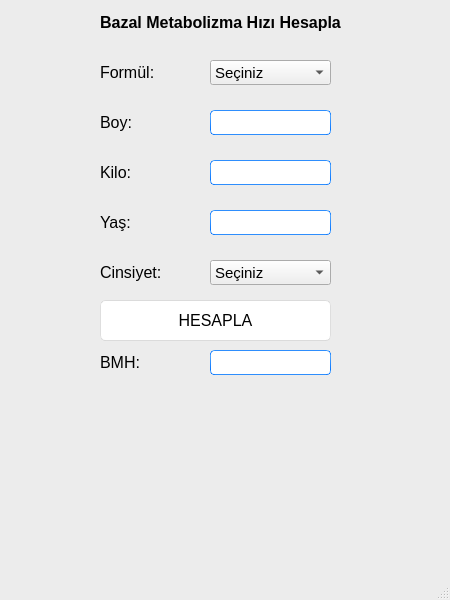
<?xml version="1.0" encoding="UTF-8"?>
<ui version="4.0">
 <class>MainWindow</class>
 <widget class="QMainWindow" name="MainWindow">
  <property name="geometry">
   <rect>
    <x>0</x>
    <y>0</y>
    <width>450</width>
    <height>600</height>
   </rect>
  </property>
  <property name="minimumSize">
   <size>
    <width>450</width>
    <height>600</height>
   </size>
  </property>
  <property name="maximumSize">
   <size>
    <width>450</width>
    <height>600</height>
   </size>
  </property>
  <property name="windowTitle">
   <string>MainWindow</string>
  </property>
  <property name="styleSheet">
   <string notr="true">/*
Aqua Style Sheet for QT Applications
Author: Jaime A. Quiroga P.
Company: GTRONICK
Last updated: 22/01/2019, 07:55.
Available at: https://github.com/GTRONICK/QSS/blob/master/Aqua.qss
*/
QMainWindow {
	background-color:#ececec;
}
QTextEdit {
	border-width: 1px;
	border-style: solid;
	border-color: qlineargradient(spread:pad, x1:0.5, y1:1, x2:0.5, y2:0, stop:0 rgba(0, 113, 255, 255), stop:1 rgba(91, 171, 252, 255));
}
QPlainTextEdit {
	border-width: 1px;
	border-style: solid;
	border-color: qlineargradient(spread:pad, x1:0.5, y1:1, x2:0.5, y2:0, stop:0 rgba(0, 113, 255, 255), stop:1 rgba(91, 171, 252, 255));
}
QToolButton {
	border-style: solid;
	border-top-color: qlineargradient(spread:pad, x1:0.5, y1:1, x2:0.5, y2:0, stop:0 rgb(215, 215, 215), stop:1 rgb(222, 222, 222));
	border-right-color: qlineargradient(spread:pad, x1:0, y1:0.5, x2:1, y2:0.5, stop:0 rgb(217, 217, 217), stop:1 rgb(227, 227, 227));
	border-left-color: qlineargradient(spread:pad, x1:0, y1:0.5, x2:1, y2:0.5, stop:0 rgb(227, 227, 227), stop:1 rgb(217, 217, 217));
	border-bottom-color: qlineargradient(spread:pad, x1:0.5, y1:1, x2:0.5, y2:0, stop:0 rgb(215, 215, 215), stop:1 rgb(222, 222, 222));
	border-width: 1px;
	border-radius: 5px;
	color: rgb(0,0,0);
	padding: 2px;
	background-color: rgb(255,255,255);
}
QToolButton:hover{
	border-style: solid;
	border-top-color: qlineargradient(spread:pad, x1:0.5, y1:1, x2:0.5, y2:0, stop:0 rgb(195, 195, 195), stop:1 rgb(222, 222, 222));
	border-right-color: qlineargradient(spread:pad, x1:0, y1:0.5, x2:1, y2:0.5, stop:0 rgb(197, 197, 197), stop:1 rgb(227, 227, 227));
	border-left-color: qlineargradient(spread:pad, x1:0, y1:0.5, x2:1, y2:0.5, stop:0 rgb(227, 227, 227), stop:1 rgb(197, 197, 197));
	border-bottom-color: qlineargradient(spread:pad, x1:0.5, y1:1, x2:0.5, y2:0, stop:0 rgb(195, 195, 195), stop:1 rgb(222, 222, 222));
	border-width: 1px;
	border-radius: 5px;
	color: rgb(0,0,0);
	padding: 2px;
	background-color: rgb(255,255,255);
}
QToolButton:pressed{
	border-style: solid;
	border-top-color: qlineargradient(spread:pad, x1:0.5, y1:1, x2:0.5, y2:0, stop:0 rgb(215, 215, 215), stop:1 rgb(222, 222, 222));
	border-right-color: qlineargradient(spread:pad, x1:0, y1:0.5, x2:1, y2:0.5, stop:0 rgb(217, 217, 217), stop:1 rgb(227, 227, 227));
	border-left-color: qlineargradient(spread:pad, x1:0, y1:0.5, x2:1, y2:0.5, stop:0 rgb(227, 227, 227), stop:1 rgb(217, 217, 217));
	border-bottom-color: qlineargradient(spread:pad, x1:0.5, y1:1, x2:0.5, y2:0, stop:0 rgb(215, 215, 215), stop:1 rgb(222, 222, 222));
	border-width: 1px;
	border-radius: 5px;
	color: rgb(0,0,0);
	padding: 2px;
	background-color: rgb(142,142,142);
}
QPushButton{
	border-style: solid;
	border-top-color: qlineargradient(spread:pad, x1:0.5, y1:1, x2:0.5, y2:0, stop:0 rgb(215, 215, 215), stop:1 rgb(222, 222, 222));
	border-right-color: qlineargradient(spread:pad, x1:0, y1:0.5, x2:1, y2:0.5, stop:0 rgb(217, 217, 217), stop:1 rgb(227, 227, 227));
	border-left-color: qlineargradient(spread:pad, x1:0, y1:0.5, x2:1, y2:0.5, stop:0 rgb(227, 227, 227), stop:1 rgb(217, 217, 217));
	border-bottom-color: qlineargradient(spread:pad, x1:0.5, y1:1, x2:0.5, y2:0, stop:0 rgb(215, 215, 215), stop:1 rgb(222, 222, 222));
	border-width: 1px;
	border-radius: 5px;
	color: rgb(0,0,0);
	padding: 2px;
	background-color: rgb(255,255,255);
}
QPushButton::default{
	border-style: solid;
	border-top-color: qlineargradient(spread:pad, x1:0.5, y1:1, x2:0.5, y2:0, stop:0 rgb(215, 215, 215), stop:1 rgb(222, 222, 222));
	border-right-color: qlineargradient(spread:pad, x1:0, y1:0.5, x2:1, y2:0.5, stop:0 rgb(217, 217, 217), stop:1 rgb(227, 227, 227));
	border-left-color: qlineargradient(spread:pad, x1:0, y1:0.5, x2:1, y2:0.5, stop:0 rgb(227, 227, 227), stop:1 rgb(217, 217, 217));
	border-bottom-color: qlineargradient(spread:pad, x1:0.5, y1:1, x2:0.5, y2:0, stop:0 rgb(215, 215, 215), stop:1 rgb(222, 222, 222));
	border-width: 1px;
	border-radius: 5px;
	color: rgb(0,0,0);
	padding: 2px;
	background-color: rgb(255,255,255);
}
QPushButton:hover{
	border-style: solid;
	border-top-color: qlineargradient(spread:pad, x1:0.5, y1:1, x2:0.5, y2:0, stop:0 rgb(195, 195, 195), stop:1 rgb(222, 222, 222));
	border-right-color: qlineargradient(spread:pad, x1:0, y1:0.5, x2:1, y2:0.5, stop:0 rgb(197, 197, 197), stop:1 rgb(227, 227, 227));
	border-left-color: qlineargradient(spread:pad, x1:0, y1:0.5, x2:1, y2:0.5, stop:0 rgb(227, 227, 227), stop:1 rgb(197, 197, 197));
	border-bottom-color: qlineargradient(spread:pad, x1:0.5, y1:1, x2:0.5, y2:0, stop:0 rgb(195, 195, 195), stop:1 rgb(222, 222, 222));
	border-width: 1px;
	border-radius: 5px;
	color: rgb(0,0,0);
	padding: 2px;
	background-color: rgb(255,255,255);
}
QPushButton:pressed{
	border-style: solid;
	border-top-color: qlineargradient(spread:pad, x1:0.5, y1:1, x2:0.5, y2:0, stop:0 rgb(215, 215, 215), stop:1 rgb(222, 222, 222));
	border-right-color: qlineargradient(spread:pad, x1:0, y1:0.5, x2:1, y2:0.5, stop:0 rgb(217, 217, 217), stop:1 rgb(227, 227, 227));
	border-left-color: qlineargradient(spread:pad, x1:0, y1:0.5, x2:1, y2:0.5, stop:0 rgb(227, 227, 227), stop:1 rgb(217, 217, 217));
	border-bottom-color: qlineargradient(spread:pad, x1:0.5, y1:1, x2:0.5, y2:0, stop:0 rgb(215, 215, 215), stop:1 rgb(222, 222, 222));
	border-width: 1px;
	border-radius: 5px;
	color: rgb(0,0,0);
	padding: 2px;
	background-color: rgb(142,142,142);
}
QPushButton:disabled{
	border-style: solid;
	border-top-color: qlineargradient(spread:pad, x1:0.5, y1:1, x2:0.5, y2:0, stop:0 rgb(215, 215, 215), stop:1 rgb(222, 222, 222));
	border-right-color: qlineargradient(spread:pad, x1:0, y1:0.5, x2:1, y2:0.5, stop:0 rgb(217, 217, 217), stop:1 rgb(227, 227, 227));
	border-left-color: qlineargradient(spread:pad, x1:0, y1:0.5, x2:1, y2:0.5, stop:0 rgb(227, 227, 227), stop:1 rgb(217, 217, 217));
	border-bottom-color: qlineargradient(spread:pad, x1:0.5, y1:1, x2:0.5, y2:0, stop:0 rgb(215, 215, 215), stop:1 rgb(222, 222, 222));
	border-width: 1px;
	border-radius: 5px;
	color: #808086;
	padding: 2px;
	background-color: rgb(142,142,142);
}
QLineEdit {
	border-width: 1px; border-radius: 4px;
	border-style: solid;
	border-color: qlineargradient(spread:pad, x1:0.5, y1:1, x2:0.5, y2:0, stop:0 rgba(0, 113, 255, 255), stop:1 rgba(91, 171, 252, 255));
}
QLabel {
	color: #000000;
}
QLCDNumber {
	color: rgb(0, 113, 255, 255);
}
QProgressBar {
	text-align: center;
	color: rgb(240, 240, 240);
	border-width: 1px; 
	border-radius: 10px;
	border-color: rgb(230, 230, 230);
	border-style: solid;
	background-color:rgb(207,207,207);
}
QProgressBar::chunk {
	background-color: qlineargradient(spread:pad, x1:0.5, y1:1, x2:0.5, y2:0, stop:0 rgba(49, 147, 250, 255), stop:1 rgba(34, 142, 255, 255));
	border-radius: 10px;
}
QMenuBar {
	background-color: qlineargradient(spread:pad, x1:0.5, y1:1, x2:0.5, y2:0, stop:0 rgba(207, 209, 207, 255), stop:1 rgba(230, 229, 230, 255));
}
QMenuBar::item {
	color: #000000;
  	spacing: 3px;
  	padding: 1px 4px;
	background-color: qlineargradient(spread:pad, x1:0.5, y1:1, x2:0.5, y2:0, stop:0 rgba(207, 209, 207, 255), stop:1 rgba(230, 229, 230, 255));
}

QMenuBar::item:selected {
  	background-color: qlineargradient(spread:pad, x1:0.5, y1:1, x2:0.5, y2:0, stop:0 rgba(0, 113, 255, 255), stop:1 rgba(91, 171, 252, 255));
	color: #FFFFFF;
}
QMenu::item:selected {
	border-style: solid;
	border-top-color: transparent;
	border-right-color: transparent;
	border-left-color: qlineargradient(spread:pad, x1:0.5, y1:1, x2:0.5, y2:0, stop:0 rgba(0, 113, 255, 255), stop:1 rgba(91, 171, 252, 255));
	border-bottom-color: transparent;
	border-left-width: 2px;
	color: #000000;
	padding-left:15px;
	padding-top:4px;
	padding-bottom:4px;
	padding-right:7px;
}
QMenu::item {
	border-style: solid;
	border-top-color: transparent;
	border-right-color: transparent;
	border-left-color: transparent;
	border-bottom-color: transparent;
	border-bottom-width: 1px;
	color: #000000;
	padding-left:17px;
	padding-top:4px;
	padding-bottom:4px;
	padding-right:7px;
}
QTabWidget {
	color:rgb(0,0,0);
	background-color:#000000;
}
QTabWidget::pane {
		border-color: rgb(223,223,223);
		background-color:rgb(226,226,226);
		border-style: solid;
		border-width: 2px;
    	border-radius: 6px;
}
QTabBar::tab:first {
	border-style: solid;
	border-left-width:1px;
	border-right-width:0px;
	border-top-width:1px;
	border-bottom-width:1px;
	border-top-color: rgb(209,209,209);
	border-left-color: qlineargradient(spread:pad, x1:0.5, y1:1, x2:0.5, y2:0, stop:0 rgba(209, 209, 209, 209), stop:1 rgba(229, 229, 229, 229));
	border-bottom-color: rgb(229,229,229);
	border-top-left-radius: 4px;
	border-bottom-left-radius: 4px;
	color: #000000;
	padding: 3px;
	margin-left:0px;
	background-color: qlineargradient(spread:pad, x1:0.5, y1:1, x2:0.5, y2:0, stop:0 rgba(247, 247, 247, 255), stop:1 rgba(255, 255, 255, 255));
}
QTabBar::tab:last {
	border-style: solid;
	border-width:1px;
	border-top-color: rgb(209,209,209);
	border-left-color: qlineargradient(spread:pad, x1:0.5, y1:1, x2:0.5, y2:0, stop:0 rgba(209, 209, 209, 209), stop:1 rgba(229, 229, 229, 229));
	border-right-color: qlineargradient(spread:pad, x1:0.5, y1:1, x2:0.5, y2:0, stop:0 rgba(209, 209, 209, 209), stop:1 rgba(229, 229, 229, 229));
	border-bottom-color: rgb(229,229,229);
	border-top-right-radius: 4px;
	border-bottom-right-radius: 4px;
	color: #000000;
	padding: 3px;
	margin-left:0px;
	background-color: qlineargradient(spread:pad, x1:0.5, y1:1, x2:0.5, y2:0, stop:0 rgba(247, 247, 247, 255), stop:1 rgba(255, 255, 255, 255));
}
QTabBar::tab {
	border-style: solid;
	border-top-width:1px;
	border-bottom-width:1px;
	border-left-width:1px;
	border-top-color: rgb(209,209,209);
	border-left-color: qlineargradient(spread:pad, x1:0.5, y1:1, x2:0.5, y2:0, stop:0 rgba(209, 209, 209, 209), stop:1 rgba(229, 229, 229, 229));
	border-bottom-color: rgb(229,229,229);
	color: #000000;
	padding: 3px;
	margin-left:0px;
	background-color: qlineargradient(spread:pad, x1:0.5, y1:1, x2:0.5, y2:0, stop:0 rgba(247, 247, 247, 255), stop:1 rgba(255, 255, 255, 255));
}
QTabBar::tab:selected, QTabBar::tab:last:selected, QTabBar::tab:hover {
  	border-style: solid;
  	border-left-width:1px;
	border-right-color: transparent;
	border-top-color: rgb(209,209,209);
	border-left-color: qlineargradient(spread:pad, x1:0.5, y1:1, x2:0.5, y2:0, stop:0 rgba(209, 209, 209, 209), stop:1 rgba(229, 229, 229, 229));
	border-bottom-color: rgb(229,229,229);
	color: #FFFFFF;
	padding: 3px;
	margin-left:0px;
	background-color: qlineargradient(spread:pad, x1:0.5, y1:1, x2:0.5, y2:0, stop:0 rgba(0, 113, 255, 255), stop:1 rgba(91, 171, 252, 255));
}

QTabBar::tab:selected, QTabBar::tab:first:selected, QTabBar::tab:hover {
  	border-style: solid;
  	border-left-width:1px;
  	border-bottom-width:1px;
  	border-top-width:1px;
	border-right-color: transparent;
	border-top-color: rgb(209,209,209);
	border-left-color: qlineargradient(spread:pad, x1:0.5, y1:1, x2:0.5, y2:0, stop:0 rgba(209, 209, 209, 209), stop:1 rgba(229, 229, 229, 229));
	border-bottom-color: rgb(229,229,229);
	color: #FFFFFF;
	padding: 3px;
	margin-left:0px;
	background-color: qlineargradient(spread:pad, x1:0.5, y1:1, x2:0.5, y2:0, stop:0 rgba(0, 113, 255, 255), stop:1 rgba(91, 171, 252, 255));
}

QCheckBox {
	color: #000000;
	padding: 2px;
}
QCheckBox:disabled {
	color: #808086;
	padding: 2px;
}

QCheckBox:hover {
	border-radius:4px;
	border-style:solid;
	padding-left: 1px;
	padding-right: 1px;
	padding-bottom: 1px;
	padding-top: 1px;
	border-width:1px;
	border-color: transparent;
}
QCheckBox::indicator:checked {

	height: 10px;
	width: 10px;
	border-style:solid;
	border-width: 1px;
	border-color: qlineargradient(spread:pad, x1:0.5, y1:1, x2:0.5, y2:0, stop:0 rgba(0, 113, 255, 255), stop:1 rgba(91, 171, 252, 255));
	color: #000000;
	background-color: qlineargradient(spread:pad, x1:0.5, y1:1, x2:0.5, y2:0, stop:0 rgba(0, 113, 255, 255), stop:1 rgba(91, 171, 252, 255));
}
QCheckBox::indicator:unchecked {

	height: 10px;
	width: 10px;
	border-style:solid;
	border-width: 1px;
	border-color: qlineargradient(spread:pad, x1:0.5, y1:1, x2:0.5, y2:0, stop:0 rgba(0, 113, 255, 255), stop:1 rgba(91, 171, 252, 255));
	color: #000000;
}
QRadioButton {
	color: 000000;
	padding: 1px;
}
QRadioButton::indicator:checked {
	height: 10px;
	width: 10px;
	border-style:solid;
	border-radius:5px;
	border-width: 1px;
	border-color: qlineargradient(spread:pad, x1:0.5, y1:1, x2:0.5, y2:0, stop:0 rgba(0, 113, 255, 255), stop:1 rgba(91, 171, 252, 255));
	color: #a9b7c6;
	background-color: qlineargradient(spread:pad, x1:0.5, y1:1, x2:0.5, y2:0, stop:0 rgba(0, 113, 255, 255), stop:1 rgba(91, 171, 252, 255));
}
QRadioButton::indicator:!checked {
	height: 10px;
	width: 10px;
	border-style:solid;
	border-radius:5px;
	border-width: 1px;
	border-color: qlineargradient(spread:pad, x1:0.5, y1:1, x2:0.5, y2:0, stop:0 rgba(0, 113, 255, 255), stop:1 rgba(91, 171, 252, 255));
	color: #a9b7c6;
	background-color: transparent;
}
QStatusBar {
	color:#027f7f;
}
QSpinBox {
	border-style: solid;
	border-width: 1px;
	border-color: qlineargradient(spread:pad, x1:0.5, y1:1, x2:0.5, y2:0, stop:0 rgba(0, 113, 255, 255), stop:1 rgba(91, 171, 252, 255));
}
QDoubleSpinBox {
	border-style: solid;
	border-width: 1px;
	border-color: qlineargradient(spread:pad, x1:0.5, y1:1, x2:0.5, y2:0, stop:0 rgba(0, 113, 255, 255), stop:1 rgba(91, 171, 252, 255));
}
QTimeEdit {
	border-style: solid;
	border-width: 1px;
	border-color: qlineargradient(spread:pad, x1:0.5, y1:1, x2:0.5, y2:0, stop:0 rgba(0, 113, 255, 255), stop:1 rgba(91, 171, 252, 255));
}
QDateTimeEdit {
	border-style: solid;
	border-width: 1px;
	border-color: qlineargradient(spread:pad, x1:0.5, y1:1, x2:0.5, y2:0, stop:0 rgba(0, 113, 255, 255), stop:1 rgba(91, 171, 252, 255));
}
QDateEdit {
	border-style: solid;
	border-width: 1px;
	border-color: qlineargradient(spread:pad, x1:0.5, y1:1, x2:0.5, y2:0, stop:0 rgba(0, 113, 255, 255), stop:1 rgba(91, 171, 252, 255));
}

QToolBox {
	color: #a9b7c6;
	background-color:#000000;
}
QToolBox::tab {
	color: #a9b7c6;
	background-color:#000000;
}
QToolBox::tab:selected {
	color: #FFFFFF;
	background-color:#000000;
}
QScrollArea {
	color: #FFFFFF;
	background-color:#000000;
}
QSlider::groove:horizontal {
	height: 5px;
	background-color: qlineargradient(spread:pad, x1:0.5, y1:1, x2:0.5, y2:0, stop:0 rgba(49, 147, 250, 255), stop:1 rgba(34, 142, 255, 255));
}
QSlider::groove:vertical {
	width: 5px;
	background-color: qlineargradient(spread:pad, x1:0.5, y1:1, x2:0.5, y2:0, stop:0 rgba(49, 147, 250, 255), stop:1 rgba(34, 142, 255, 255));
}
QSlider::handle:horizontal {
	background: rgb(253,253,253);
	border-style: solid;
	border-width: 1px;
	border-color: rgb(207,207,207);
	width: 12px;
	margin: -5px 0;
	border-radius: 7px;
}
QSlider::handle:vertical {
	background: rgb(253,253,253);
	border-style: solid;
	border-width: 1px;
	border-color: rgb(207,207,207);
	height: 12px;
	margin: 0 -5px;
	border-radius: 7px;
}
QSlider::add-page:horizontal {
    background: rgb(181,181,181);
}
QSlider::add-page:vertical {
    background: rgb(181,181,181);
}
QSlider::sub-page:horizontal {
    background-color: qlineargradient(spread:pad, x1:0.5, y1:1, x2:0.5, y2:0, stop:0 rgba(49, 147, 250, 255), stop:1 rgba(34, 142, 255, 255));
}
QSlider::sub-page:vertical {
    background-color: qlineargradient(spread:pad, y1:0.5, x1:1, y2:0.5, x2:0, stop:0 rgba(49, 147, 250, 255), stop:1 rgba(34, 142, 255, 255));
}
QScrollBar:horizontal {
	max-height: 20px;
	border: 1px transparent grey;
	margin: 0px 20px 0px 20px;
}
QScrollBar:vertical {
	max-width: 20px;
	border: 1px transparent grey;
	margin: 20px 0px 20px 0px;
}
QScrollBar::handle:horizontal {
	background: rgb(253,253,253);
	border-style: solid;
	border-width: 1px;
	border-color: rgb(207,207,207);
	border-radius: 7px;
	min-width: 25px;
}
QScrollBar::handle:horizontal:hover {
	background: rgb(253,253,253);
	border-style: solid;
	border-width: 1px;
	border-color: rgb(147, 200, 200);
	border-radius: 7px;
	min-width: 25px;
}
QScrollBar::handle:vertical {
	background: rgb(253,253,253);
	border-style: solid;
	border-width: 1px;
	border-color: rgb(207,207,207);
	border-radius: 7px;
	min-height: 25px;
}
QScrollBar::handle:vertical:hover {
	background: rgb(253,253,253);
	border-style: solid;
	border-width: 1px;
	border-color: rgb(147, 200, 200);
	border-radius: 7px;
	min-height: 25px;
}
QScrollBar::add-line:horizontal {
   border: 2px transparent grey;
   border-top-right-radius: 7px;
   border-bottom-right-radius: 7px;
   background: rgba(34, 142, 255, 255);
   width: 20px;
   subcontrol-position: right;
   subcontrol-origin: margin;
}
QScrollBar::add-line:horizontal:pressed {
   border: 2px transparent grey;
   border-top-right-radius: 7px;
   border-bottom-right-radius: 7px;
   background: rgb(181,181,181);
   width: 20px;
   subcontrol-position: right;
   subcontrol-origin: margin;
}
QScrollBar::add-line:vertical {
   border: 2px transparent grey;
   border-bottom-left-radius: 7px;
   border-bottom-right-radius: 7px;
   background: rgba(34, 142, 255, 255);
   height: 20px;
   subcontrol-position: bottom;
   subcontrol-origin: margin;
}
QScrollBar::add-line:vertical:pressed {
   border: 2px transparent grey;
   border-bottom-left-radius: 7px;
   border-bottom-right-radius: 7px;
   background: rgb(181,181,181);
   height: 20px;
   subcontrol-position: bottom;
   subcontrol-origin: margin;
}
QScrollBar::sub-line:horizontal {
   border: 2px transparent grey;
   border-top-left-radius: 7px;
   border-bottom-left-radius: 7px;
   background: rgba(34, 142, 255, 255);
   width: 20px;
   subcontrol-position: left;
   subcontrol-origin: margin;
}
QScrollBar::sub-line:horizontal:pressed {
   border: 2px transparent grey;
   border-top-left-radius: 7px;
   border-bottom-left-radius: 7px;
   background: rgb(181,181,181);
   width: 20px;
   subcontrol-position: left;
   subcontrol-origin: margin;
}
QScrollBar::sub-line:vertical {
   border: 2px transparent grey;
   border-top-left-radius: 7px;
   border-top-right-radius: 7px;
   background: rgba(34, 142, 255, 255);
   height: 20px;
   subcontrol-position: top;
   subcontrol-origin: margin;
}
QScrollBar::sub-line:vertical:pressed {
   border: 2px transparent grey;
   border-top-left-radius: 7px;
   border-top-right-radius: 7px;
   background: rgb(181,181,181);
   height: 20px;
   subcontrol-position: top;
   subcontrol-origin: margin;
}
QScrollBar::left-arrow:horizontal {
   border: 1px transparent grey;
   border-top-left-radius: 3px;
   border-bottom-left-radius: 3px;
   width: 6px;
   height: 6px;
   background: white;
}
QScrollBar::right-arrow:horizontal {
   border: 1px transparent grey;
   border-top-right-radius: 3px;
   border-bottom-right-radius: 3px;
   width: 6px;
   height: 6px;
   background: white;
}
QScrollBar::up-arrow:vertical {
   border: 1px transparent grey;
   border-top-left-radius: 3px;
   border-top-right-radius: 3px;
   width: 6px;
   height: 6px;
   background: white;
}
QScrollBar::down-arrow:vertical {
   border: 1px transparent grey;
   border-bottom-left-radius: 3px;
   border-bottom-right-radius: 3px;
   width: 6px;
   height: 6px;
   background: white;
}
QScrollBar::add-page:horizontal, QScrollBar::sub-page:horizontal {
   background: none;
}
QScrollBar::add-page:vertical, QScrollBar::sub-page:vertical {
   background: none;
}</string>
  </property>
  <widget class="QWidget" name="centralwidget">
   <widget class="QLabel" name="label">
    <property name="geometry">
     <rect>
      <x>10</x>
      <y>10</y>
      <width>421</width>
      <height>25</height>
     </rect>
    </property>
    <property name="minimumSize">
     <size>
      <width>3</width>
      <height>0</height>
     </size>
    </property>
    <property name="font">
     <font>
      <pointsize>12</pointsize>
      <weight>75</weight>
      <bold>true</bold>
     </font>
    </property>
    <property name="layoutDirection">
     <enum>Qt::LeftToRight</enum>
    </property>
    <property name="text">
     <string>Bazal Metabolizma Hızı Hesapla</string>
    </property>
    <property name="alignment">
     <set>Qt::AlignCenter</set>
    </property>
   </widget>
   <widget class="QLineEdit" name="lneBoy">
    <property name="geometry">
     <rect>
      <x>210</x>
      <y>110</y>
      <width>121</width>
      <height>25</height>
     </rect>
    </property>
    <property name="font">
     <font>
      <pointsize>11</pointsize>
     </font>
    </property>
   </widget>
   <widget class="QPushButton" name="btnHesapla">
    <property name="geometry">
     <rect>
      <x>100</x>
      <y>300</y>
      <width>231</width>
      <height>41</height>
     </rect>
    </property>
    <property name="font">
     <font>
      <pointsize>12</pointsize>
     </font>
    </property>
    <property name="text">
     <string>HESAPLA</string>
    </property>
   </widget>
   <widget class="QComboBox" name="cmbFormul">
    <property name="geometry">
     <rect>
      <x>210</x>
      <y>60</y>
      <width>121</width>
      <height>25</height>
     </rect>
    </property>
    <property name="font">
     <font>
      <pointsize>11</pointsize>
     </font>
    </property>
    <property name="currentIndex">
     <number>2</number>
    </property>
    <item>
     <property name="text">
      <string>Harris Benedict</string>
     </property>
    </item>
    <item>
     <property name="text">
      <string>Schoffield</string>
     </property>
    </item>
    <item>
     <property name="text">
      <string>Seçiniz</string>
     </property>
    </item>
   </widget>
   <widget class="QLabel" name="label_2">
    <property name="geometry">
     <rect>
      <x>100</x>
      <y>60</y>
      <width>110</width>
      <height>25</height>
     </rect>
    </property>
    <property name="font">
     <font>
      <pointsize>12</pointsize>
     </font>
    </property>
    <property name="text">
     <string>Formül:</string>
    </property>
   </widget>
   <widget class="QLabel" name="label_3">
    <property name="geometry">
     <rect>
      <x>100</x>
      <y>110</y>
      <width>110</width>
      <height>25</height>
     </rect>
    </property>
    <property name="font">
     <font>
      <pointsize>12</pointsize>
     </font>
    </property>
    <property name="text">
     <string>Boy:</string>
    </property>
   </widget>
   <widget class="QLineEdit" name="lneKilo">
    <property name="geometry">
     <rect>
      <x>210</x>
      <y>160</y>
      <width>121</width>
      <height>25</height>
     </rect>
    </property>
    <property name="font">
     <font>
      <pointsize>11</pointsize>
     </font>
    </property>
   </widget>
   <widget class="QLabel" name="label_4">
    <property name="geometry">
     <rect>
      <x>100</x>
      <y>160</y>
      <width>110</width>
      <height>25</height>
     </rect>
    </property>
    <property name="font">
     <font>
      <pointsize>12</pointsize>
     </font>
    </property>
    <property name="text">
     <string>Kilo:</string>
    </property>
   </widget>
   <widget class="QLineEdit" name="lneYas">
    <property name="geometry">
     <rect>
      <x>210</x>
      <y>210</y>
      <width>121</width>
      <height>25</height>
     </rect>
    </property>
    <property name="font">
     <font>
      <pointsize>11</pointsize>
     </font>
    </property>
   </widget>
   <widget class="QLabel" name="label_5">
    <property name="geometry">
     <rect>
      <x>100</x>
      <y>210</y>
      <width>110</width>
      <height>25</height>
     </rect>
    </property>
    <property name="font">
     <font>
      <pointsize>12</pointsize>
     </font>
    </property>
    <property name="text">
     <string>Yaş:</string>
    </property>
   </widget>
   <widget class="QLabel" name="label_6">
    <property name="geometry">
     <rect>
      <x>100</x>
      <y>260</y>
      <width>110</width>
      <height>25</height>
     </rect>
    </property>
    <property name="font">
     <font>
      <pointsize>12</pointsize>
     </font>
    </property>
    <property name="text">
     <string>Cinsiyet:</string>
    </property>
   </widget>
   <widget class="QComboBox" name="cmbCinsiyet">
    <property name="geometry">
     <rect>
      <x>210</x>
      <y>260</y>
      <width>121</width>
      <height>25</height>
     </rect>
    </property>
    <property name="font">
     <font>
      <pointsize>11</pointsize>
     </font>
    </property>
    <property name="currentIndex">
     <number>2</number>
    </property>
    <item>
     <property name="text">
      <string>Kadın</string>
     </property>
    </item>
    <item>
     <property name="text">
      <string>Erkek</string>
     </property>
    </item>
    <item>
     <property name="text">
      <string>Seçiniz</string>
     </property>
    </item>
   </widget>
   <widget class="QLabel" name="label_7">
    <property name="geometry">
     <rect>
      <x>100</x>
      <y>350</y>
      <width>110</width>
      <height>25</height>
     </rect>
    </property>
    <property name="font">
     <font>
      <pointsize>12</pointsize>
     </font>
    </property>
    <property name="text">
     <string>BMH:</string>
    </property>
   </widget>
   <widget class="QLineEdit" name="lneBMH">
    <property name="geometry">
     <rect>
      <x>210</x>
      <y>350</y>
      <width>121</width>
      <height>25</height>
     </rect>
    </property>
    <property name="font">
     <font>
      <pointsize>11</pointsize>
     </font>
    </property>
    <property name="readOnly">
     <bool>true</bool>
    </property>
   </widget>
  </widget>
  <widget class="QMenuBar" name="menubar">
   <property name="geometry">
    <rect>
     <x>0</x>
     <y>0</y>
     <width>450</width>
     <height>18</height>
    </rect>
   </property>
  </widget>
  <widget class="QStatusBar" name="statusbar"/>
 </widget>
 <resources/>
 <connections/>
</ui>
